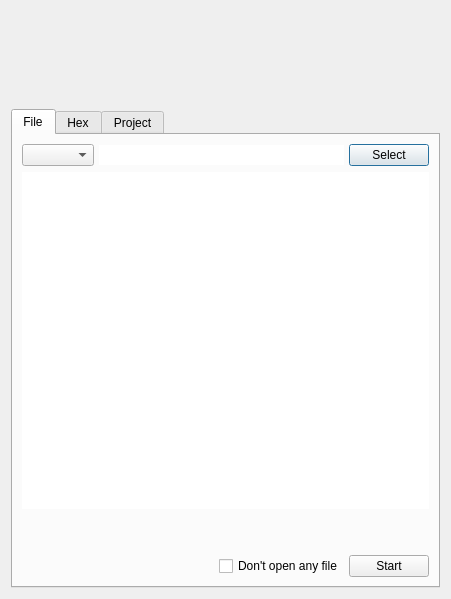
<?xml version="1.0" encoding="UTF-8"?>
<ui version="4.0">
 <class>NewFileDialog</class>
 <widget class="QDialog" name="NewFileDialog">
  <property name="geometry">
   <rect>
    <x>0</x>
    <y>0</y>
    <width>451</width>
    <height>599</height>
   </rect>
  </property>
  <property name="sizePolicy">
   <sizepolicy hsizetype="Preferred" vsizetype="Preferred">
    <horstretch>0</horstretch>
    <verstretch>0</verstretch>
   </sizepolicy>
  </property>
  <property name="windowTitle">
   <string>Iaito</string>
  </property>
  <layout class="QVBoxLayout" name="verticalLayout">
   <item>
    <layout class="QVBoxLayout" name="verticalLayout_6">
     <property name="leftMargin">
      <number>2</number>
     </property>
     <property name="topMargin">
      <number>2</number>
     </property>
     <property name="rightMargin">
      <number>2</number>
     </property>
     <property name="bottomMargin">
      <number>2</number>
     </property>
     <item alignment="Qt::AlignmentFlag::AlignHCenter">
      <widget class="ClickableSvgWidget" name="logoSvgWidget" native="true">
       <property name="minimumSize">
        <size>
         <width>88</width>
         <height>88</height>
        </size>
       </property>
       <property name="maximumSize">
        <size>
         <width>88</width>
         <height>88</height>
        </size>
       </property>
      </widget>
     </item>
    </layout>
   </item>
   <item>
    <layout class="QVBoxLayout" name="verticalLayout_3">
     <property name="spacing">
      <number>10</number>
     </property>
     <property name="topMargin">
      <number>0</number>
     </property>
     <property name="rightMargin">
      <number>0</number>
     </property>
     <item>
      <widget class="QFrame" name="frame">
       <property name="sizePolicy">
        <sizepolicy hsizetype="Preferred" vsizetype="Preferred">
         <horstretch>0</horstretch>
         <verstretch>0</verstretch>
        </sizepolicy>
       </property>
       <property name="minimumSize">
        <size>
         <width>0</width>
         <height>0</height>
        </size>
       </property>
       <property name="frameShape">
        <enum>QFrame::Shape::NoFrame</enum>
       </property>
       <property name="frameShadow">
        <enum>QFrame::Shadow::Plain</enum>
       </property>
       <layout class="QVBoxLayout" name="verticalLayout_2">
        <property name="leftMargin">
         <number>0</number>
        </property>
        <property name="topMargin">
         <number>0</number>
        </property>
        <property name="rightMargin">
         <number>0</number>
        </property>
        <property name="bottomMargin">
         <number>0</number>
        </property>
        <item>
         <widget class="QTabWidget" name="tabWidget">
          <property name="currentIndex">
           <number>0</number>
          </property>
          <widget class="QWidget" name="filesTab">
           <attribute name="title">
            <string>File</string>
           </attribute>
           <layout class="QVBoxLayout" name="verticalLayout_4">
            <item>
             <layout class="QGridLayout" name="gridLayout">
              <property name="sizeConstraint">
               <enum>QLayout::SizeConstraint::SetDefaultConstraint</enum>
              </property>
              <property name="horizontalSpacing">
               <number>5</number>
              </property>
              <item row="0" column="2">
               <widget class="QPushButton" name="selectFileButton">
                <property name="sizePolicy">
                 <sizepolicy hsizetype="Fixed" vsizetype="Fixed">
                  <horstretch>0</horstretch>
                  <verstretch>0</verstretch>
                 </sizepolicy>
                </property>
                <property name="text">
                 <string>Select</string>
                </property>
               </widget>
              </item>
              <item row="0" column="1">
               <widget class="QLineEdit" name="newFileEdit">
                <property name="frame">
                 <bool>false</bool>
                </property>
                <property name="clearButtonEnabled">
                 <bool>true</bool>
                </property>
               </widget>
              </item>
              <item row="0" column="0">
               <widget class="QComboBox" name="ioPlugin"/>
              </item>
             </layout>
            </item>
            <item>
             <widget class="QListWidget" name="recentsListWidget">
              <property name="sizePolicy">
               <sizepolicy hsizetype="Expanding" vsizetype="Expanding">
                <horstretch>0</horstretch>
                <verstretch>1</verstretch>
               </sizepolicy>
              </property>
              <property name="font">
               <font>
                <pointsize>11</pointsize>
               </font>
              </property>
              <property name="contextMenuPolicy">
               <enum>Qt::ContextMenuPolicy::ActionsContextMenu</enum>
              </property>
              <property name="frameShape">
               <enum>QFrame::Shape::NoFrame</enum>
              </property>
              <property name="frameShadow">
               <enum>QFrame::Shadow::Plain</enum>
              </property>
              <property name="lineWidth">
               <number>0</number>
              </property>
              <property name="iconSize">
               <size>
                <width>48</width>
                <height>48</height>
               </size>
              </property>
              <property name="verticalScrollMode">
               <enum>QAbstractItemView::ScrollMode::ScrollPerPixel</enum>
              </property>
              <property name="resizeMode">
               <enum>QListView::ResizeMode::Adjust</enum>
              </property>
              <property name="spacing">
               <number>5</number>
              </property>
              <property name="viewMode">
               <enum>QListView::ViewMode::ListMode</enum>
              </property>
              <property name="uniformItemSizes">
               <bool>false</bool>
              </property>
              <property name="wordWrap">
               <bool>false</bool>
              </property>
              <property name="selectionRectVisible">
               <bool>true</bool>
              </property>
              <property name="sortingEnabled">
               <bool>false</bool>
              </property>
             </widget>
            </item>
            <item>
             <spacer name="verticalSpacer">
              <property name="orientation">
               <enum>Qt::Orientation::Vertical</enum>
              </property>
              <property name="sizeHint" stdset="0">
               <size>
                <width>20</width>
                <height>40</height>
               </size>
              </property>
             </spacer>
            </item>
            <item>
             <layout class="QHBoxLayout" name="horizontalLayout">
              <item>
               <spacer name="horizontalSpacer_2">
                <property name="orientation">
                 <enum>Qt::Orientation::Horizontal</enum>
                </property>
                <property name="sizeHint" stdset="0">
                 <size>
                  <width>40</width>
                  <height>20</height>
                 </size>
                </property>
               </spacer>
              </item>
              <item>
               <widget class="QCheckBox" name="checkBox_FilelessOpen">
                <property name="text">
                 <string>Don't open any file</string>
                </property>
               </widget>
              </item>
              <item>
               <widget class="QPushButton" name="loadFileButton">
                <property name="text">
                 <string>Start</string>
                </property>
                <property name="default">
                 <bool>true</bool>
                </property>
               </widget>
              </item>
             </layout>
            </item>
           </layout>
          </widget>
          <widget class="QWidget" name="shellcodeTab">
           <attribute name="title">
            <string>Hex</string>
           </attribute>
           <layout class="QVBoxLayout" name="shellcodeLayout">
            <item>
             <widget class="QLabel" name="shellcodeLabel">
              <property name="sizePolicy">
               <sizepolicy hsizetype="Preferred" vsizetype="Fixed">
                <horstretch>0</horstretch>
                <verstretch>0</verstretch>
               </sizepolicy>
              </property>
              <property name="text">
               <string>&lt;html&gt;&lt;head/&gt;&lt;body&gt;&lt;p&gt;&lt;span style=&quot; font-weight:600;&quot;&gt;Paste  hexpairs&lt;/span&gt;&lt;/p&gt;&lt;/body&gt;&lt;/html&gt;</string>
              </property>
             </widget>
            </item>
            <item>
             <widget class="QPlainTextEdit" name="shellcodeText">
              <property name="sizePolicy">
               <sizepolicy hsizetype="Expanding" vsizetype="Expanding">
                <horstretch>1</horstretch>
                <verstretch>1</verstretch>
               </sizepolicy>
              </property>
             </widget>
            </item>
            <item>
             <layout class="QHBoxLayout" name="shellcodeLayout_1">
              <item>
               <spacer name="shellcodeSpacer">
                <property name="orientation">
                 <enum>Qt::Orientation::Horizontal</enum>
                </property>
                <property name="sizeHint" stdset="0">
                 <size>
                  <width>0</width>
                  <height>0</height>
                 </size>
                </property>
               </spacer>
              </item>
              <item>
               <widget class="QPushButton" name="shellcodeButton">
                <property name="text">
                 <string>Start</string>
                </property>
               </widget>
              </item>
             </layout>
            </item>
           </layout>
          </widget>
          <widget class="QWidget" name="projectsTab">
           <attribute name="title">
            <string>Project</string>
           </attribute>
           <layout class="QVBoxLayout" name="verticalLayout_5">
            <item>
             <layout class="QGridLayout" name="gridLayout_2">
              <property name="sizeConstraint">
               <enum>QLayout::SizeConstraint::SetDefaultConstraint</enum>
              </property>
              <property name="horizontalSpacing">
               <number>5</number>
              </property>
              <item row="1" column="1">
               <widget class="QPushButton" name="selectProjectsDirButton">
                <property name="sizePolicy">
                 <sizepolicy hsizetype="Fixed" vsizetype="Fixed">
                  <horstretch>0</horstretch>
                  <verstretch>0</verstretch>
                 </sizepolicy>
                </property>
                <property name="text">
                 <string>Select</string>
                </property>
               </widget>
              </item>
              <item row="1" column="0">
               <widget class="QLineEdit" name="projectsDirEdit">
                <property name="frame">
                 <bool>false</bool>
                </property>
                <property name="readOnly">
                 <bool>true</bool>
                </property>
               </widget>
              </item>
             </layout>
            </item>
            <item>
             <widget class="QListWidget" name="projectsListWidget">
              <property name="sizePolicy">
               <sizepolicy hsizetype="Expanding" vsizetype="Expanding">
                <horstretch>0</horstretch>
                <verstretch>1</verstretch>
               </sizepolicy>
              </property>
              <property name="font">
               <font>
                <pointsize>11</pointsize>
               </font>
              </property>
              <property name="contextMenuPolicy">
               <enum>Qt::ContextMenuPolicy::ActionsContextMenu</enum>
              </property>
              <property name="frameShape">
               <enum>QFrame::Shape::NoFrame</enum>
              </property>
              <property name="frameShadow">
               <enum>QFrame::Shadow::Plain</enum>
              </property>
              <property name="lineWidth">
               <number>0</number>
              </property>
              <property name="iconSize">
               <size>
                <width>48</width>
                <height>48</height>
               </size>
              </property>
              <property name="verticalScrollMode">
               <enum>QAbstractItemView::ScrollMode::ScrollPerPixel</enum>
              </property>
              <property name="resizeMode">
               <enum>QListView::ResizeMode::Adjust</enum>
              </property>
              <property name="spacing">
               <number>5</number>
              </property>
              <property name="viewMode">
               <enum>QListView::ViewMode::ListMode</enum>
              </property>
              <property name="uniformItemSizes">
               <bool>false</bool>
              </property>
              <property name="wordWrap">
               <bool>false</bool>
              </property>
              <property name="selectionRectVisible">
               <bool>true</bool>
              </property>
             </widget>
            </item>
            <item>
             <layout class="QHBoxLayout" name="horizontalLayout_2">
              <item>
               <spacer name="horizontalSpacer_3">
                <property name="orientation">
                 <enum>Qt::Orientation::Horizontal</enum>
                </property>
                <property name="sizeHint" stdset="0">
                 <size>
                  <width>40</width>
                  <height>20</height>
                 </size>
                </property>
               </spacer>
              </item>
              <item>
               <widget class="QPushButton" name="loadProjectButton">
                <property name="text">
                 <string>Start</string>
                </property>
               </widget>
              </item>
             </layout>
            </item>
           </layout>
          </widget>
         </widget>
        </item>
       </layout>
      </widget>
     </item>
    </layout>
   </item>
  </layout>
  <action name="actionRemove_item">
   <property name="text">
    <string>Remove item</string>
   </property>
  </action>
  <action name="actionClear_all">
   <property name="text">
    <string>Clear all</string>
   </property>
  </action>
  <action name="actionRemove_project">
   <property name="text">
    <string>Delete project</string>
   </property>
  </action>
 </widget>
 <customwidgets>
  <customwidget>
   <class>ClickableSvgWidget</class>
   <extends>QWidget</extends>
   <header>ClickableSvgWidget.h</header>
   <container>1</container>
  </customwidget>
 </customwidgets>
 <resources/>
 <connections/>
</ui>
